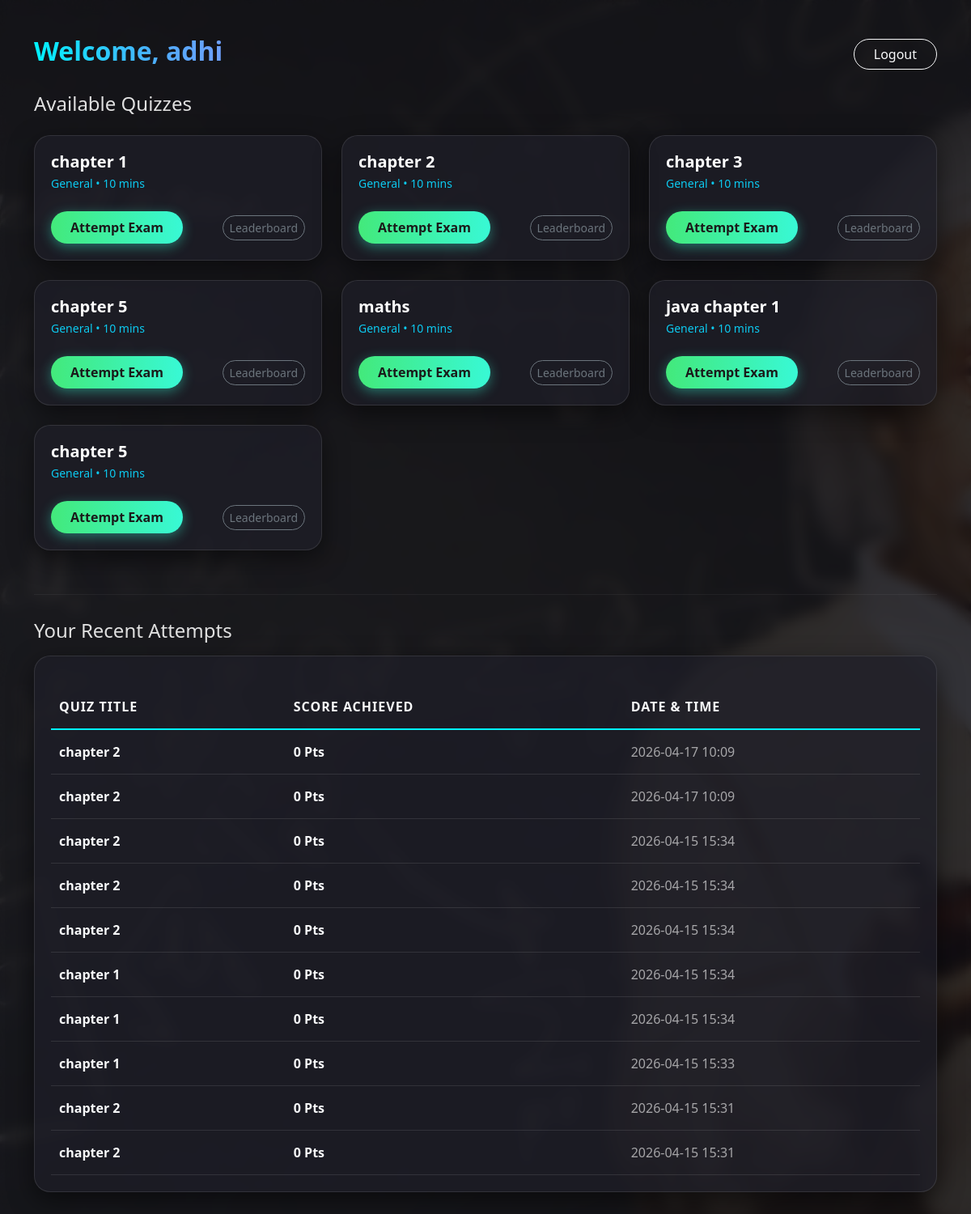
/user_dashboard (signed in), run on the app's committed database.
### tables this page shows
CREATE TABLE quizzes (
  id INTEGER PRIMARY KEY AUTOINCREMENT,
  category_id INTEGER NOT NULL,
  title TEXT NOT NULL,
  time_limit INTEGER DEFAULT 10,
  FOREIGN KEY (category_id) REFERENCES categories(id)
);

CREATE TABLE categories (
  id INTEGER PRIMARY KEY AUTOINCREMENT,
  name TEXT NOT NULL
);

CREATE TABLE results (
  id INTEGER PRIMARY KEY AUTOINCREMENT,
  user_id INTEGER NOT NULL,
  quiz_id INTEGER NOT NULL,
  score INTEGER NOT NULL,
  attempted_on TEXT DEFAULT CURRENT_TIMESTAMP,
  FOREIGN KEY (user_id) REFERENCES users(id),
  FOREIGN KEY (quiz_id) REFERENCES quizzes(id)
);

### app.py (the view)
@app.route("/user_dashboard")
def user_dashboard():
    if "user_id" not in session or session.get("role") != "user":
        return redirect("/login")
    db = get_db()
    quizzes = db.execute("""
        SELECT q.*, c.name AS category_name
        FROM quizzes q
        LEFT JOIN categories c ON q.category_id = c.id
    """).fetchall()
    results = db.execute("""
        SELECT r.*, q.title
        FROM results r
        LEFT JOIN quizzes q ON r.quiz_id = q.id
        WHERE r.user_id = ?
        ORDER BY r.attempted_on DESC
        LIMIT 10
    """, (session["user_id"],)).fetchall()
    return render_template(
        "user_dashboard.html",
        quizzes=quizzes,
        results=results
    )

### db.py (called while the page is built)
def get_db():
    conn = sqlite3.connect("database.db")
    conn.row_factory = sqlite3.Row
    return conn

### templates/user_dashboard.html (shortened to what this page needs)
<!doctype html>
<html lang="en">
<head>
<link href="https://cdn.jsdelivr.net/npm/bootstrap@5.3.2/dist/css/bootstrap.min.css" rel="stylesheet">
</head>
<body class="dashboard-bg">
<div class="container py-4">
  <div class="d-flex justify-content-between align-items-center mb-4">
    <h2 class="text-gradient">Welcome, {{ session.get('user_name') }}</h2>
    <div>
      <a href="/logout" class="btn btn-outline-light rounded-pill px-4">Logout</a>
    </div>
  </div>
  <h4 class="mb-4" style="color: #e0e0e0;">Available Quizzes</h4>
  <div class="row">
    {% for q in quizzes %}
      <div class="col-md-4 mb-4">
        <div class="glass-card d-flex flex-column h-100">
          <h5 class="fw-bold text-white mb-1">{{ q.title }}</h5>
          <p class="text-info small mb-4">
            {{ q.category_name if q.category_name else 'General' }} • {{ q.time_limit if q.time_limit else '10' }} mins
          </p>
          <div class="mt-auto d-flex justify-content-between align-items-center">
            <a class="btn btn-custom-glow px-4 py-2" href="/start_quiz/{{ q.id }}">Attempt Exam</a>
            <a class="btn btn-sm btn-outline-secondary rounded-pill" href="/leaderboard/{{ q.id }}">Leaderboard</a>
          </div>
        </div>
      </div>
    {% else %}
      <div class="col-12">
        <p class="text-muted">No exams are currently available. Check back later!</p>
      </div>
    {% endfor %}
  </div>
  <hr>
  <h4 class="mb-3" style="color: #e0e0e0;">Your Recent Attempts</h4>
  <div style="background: rgba(30, 30, 40, 0.7); border: 1px solid rgba(255, 255, 255, 0.1); border-radius: 20px; padding: 20px; box-shadow: 0 10px 30px rgba(0,0,0,0.5);">
    <table class="table table-glass mb-0">
      <thead>
        <tr>
          <th>Quiz Title</th>
          <th>Score Achieved</th>
          <th>Date & Time</th>
        </tr>
      </thead>
      <tbody>
        {% for r in results %}
          <tr>
            <td class="fw-bold">{{ r.title }}</td>
            <td style="color: #43e97b; font-weight: bold;">{{ r.score }} Pts</td>
            <td style="color: rgba(255,255,255,0.6) !important;">{{ r.attempted_on[:16] }}</td>
          </tr>
        {% else %}
          <tr>
            <td colspan="3" class="text-center text-muted py-4">You haven't attempted any quizzes yet.</td>
          </tr>
        {% endfor %}
      </tbody>
    </table>
  </div>
</div>
</body>
</html>

### data on the page
quizzes: title "chapter 1", name "General", time_limit "10"
quizzes: title "chapter 2", name "General", time_limit "10"
quizzes: title "chapter 3", name "General", time_limit "10"
quizzes: title "chapter 5", name "General", time_limit "10"
quizzes: title "maths", name "General", time_limit "10"
quizzes: title "java chapter 1", name "General", time_limit "10"
quizzes: title "chapter 5", name "General", time_limit "10"
results: title "chapter 2", score "0", attempted_on "2026-04-17 10:09"
results: title "chapter 2", score "0", attempted_on "2026-04-17 10:09"
results: title "chapter 2", score "0", attempted_on "2026-04-15 15:34"
results: title "chapter 2", score "0", attempted_on "2026-04-15 15:34"
results: title "chapter 2", score "0", attempted_on "2026-04-15 15:34"
results: title "chapter 1", score "0", attempted_on "2026-04-15 15:34"
results: title "chapter 1", score "0", attempted_on "2026-04-15 15:34"
results: title "chapter 1", score "0", attempted_on "2026-04-15 15:33"
results: title "chapter 2", score "0", attempted_on "2026-04-15 15:31"
results: title "chapter 2", score "0", attempted_on "2026-04-15 15:31"

### other printed values
{{ session.get('user_name') }} "adhi"
